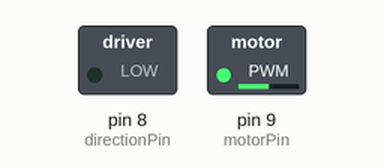
Recording of a sketch running on a simulated Arduino Uno, built with avr-gcc and run on an emulated ATmega328P. On the bench: switched loads named in the sketch (green lamp = pin HIGH).

Above: at 0.1 s.
Timing chart, 0 to 1.6 s (numbered marks = the images above):
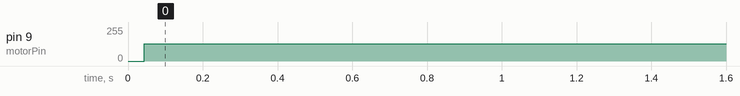

The sketch:

impulso_motor_vueltas.ino
```cpp
int motorPin = 9;
int directionPin = 8;

void setup() {
  pinMode(8, OUTPUT);
  pinMode(9, OUTPUT);
  digitalWrite(8, LOW);
  digitalWrite(9, LOW);
}

void loop() {
  digitalWrite(9, HIGH);
  delay(1);
  digitalWrite(9, LOW);
  delay(1);
}
```

Measured:
- by itself, pin 9 (motorPin): 0/255 → 129/255 at 0.04 s
